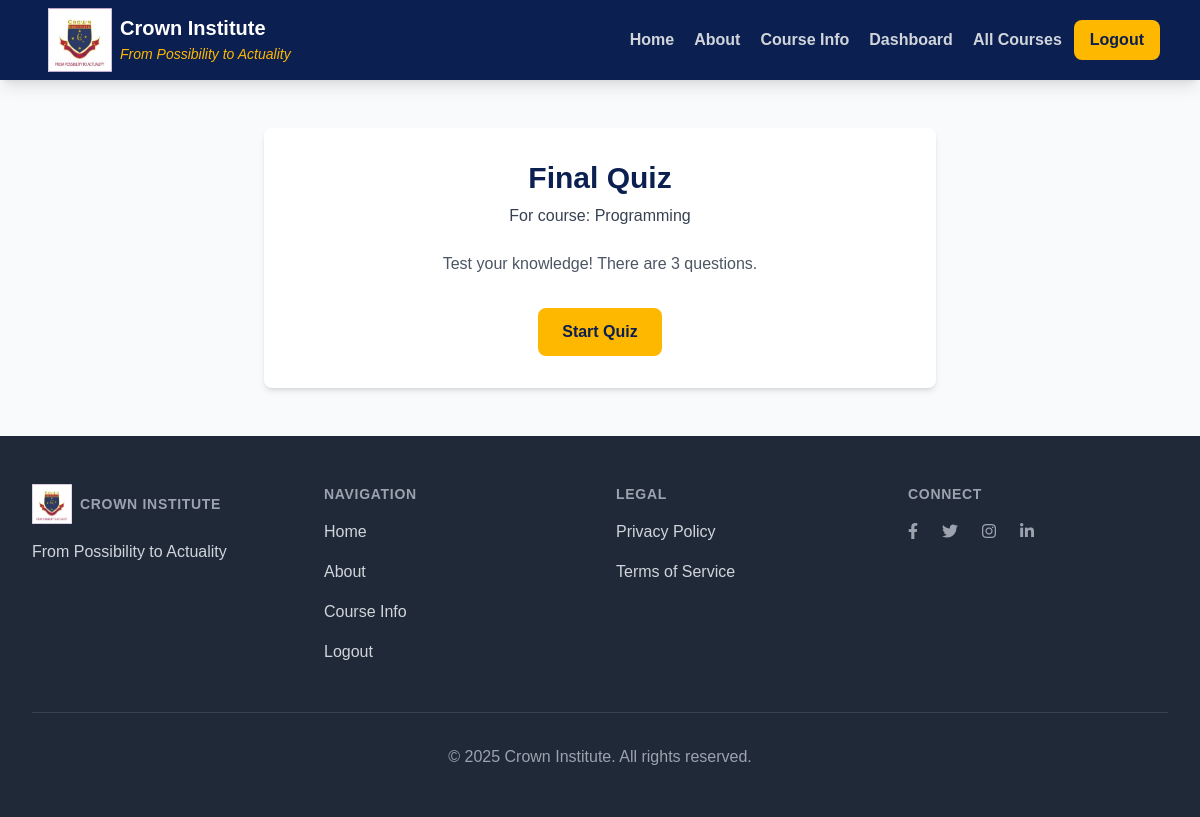
Screenshot of /quiz.php?course_id=7 (signed in) with the database file from the repository.
### tables this page shows
CREATE TABLE `Quizzes` (
  `quiz_id` int(11) NOT NULL,
  `course_id` int(11) NOT NULL,
  `title` varchar(255) NOT NULL,
  `questions_json` text DEFAULT NULL,
  `created_at` timestamp NOT NULL DEFAULT current_timestamp()
);

CREATE TABLE `Courses` (
  `course_id` int(11) NOT NULL,
  `title` varchar(255) NOT NULL,
  `description` text DEFAULT NULL,
  `category` varchar(100) DEFAULT NULL,
  `image_url` varchar(255) DEFAULT NULL,
  `instructor_id` int(11) DEFAULT NULL,
  `units_titles_json` text DEFAULT NULL,
  `created_at` timestamp NOT NULL DEFAULT current_timestamp()
);

### quiz.php (the view, shortened to what this page needs)
<?php
include 'includes/header.php';
require_once __DIR__ . '/config/db_connect.php';
$quiz_status = $_GET['status'] ?? null;
$course_id = $_GET['course_id'] ?? null;
$quiz_data = null;
$course_title_display = "Course Quiz";
$questions_from_db = [];
if ($course_id) {
    try {
        $stmt = $pdo->prepare("SELECT q.quiz_id, q.title as quiz_title, q.questions_json, c.title as course_title
                               FROM Quizzes q
                               JOIN Courses c ON q.course_id = c.course_id
                               WHERE q.course_id = ?");
        $stmt->execute([$course_id]);
        $quiz_data = $stmt->fetch();
        if ($quiz_data) {
            $course_title_display = htmlspecialchars($quiz_data['course_title']);
            $questions_from_db = json_decode($quiz_data['questions_json'] ?? '[]', true);
        } else {
            if ($quiz_status !== 'completed' && $quiz_status !== 'error') {
                 $_SESSION['error_message'] = "No quiz found for this course.";
                 header("Location: " . $base_url . "unit-page.php?course_id=" . $course_id);
                 exit();
            }
        }
    } catch (PDOException $e) {
        $page_error = "Error fetching quiz data: " . $e->getMessage();
    }
} elseif ($quiz_status !== 'completed' && $quiz_status !== 'error') {
     $_SESSION['error_message'] = "Course ID missing for quiz.";
     header("Location: " . $base_url . "student-dashboard.php");
     exit();
}
?>
<div class="container mx-auto px-4 py-12">
    <div class="max-w-2xl mx-auto">
        <div id="welcomeScreen"
            class="bg-white rounded-lg shadow-md p-8 text-center <?php echo ($quiz_data && $quiz_status !== 'completed' && $quiz_status !== 'error') ? '' : 'hidden'; ?>">
            <?php if ($quiz_data):  ?>
            <h1 class="text-3xl font-bold text-[#0B1F51] mb-2"><?php echo htmlspecialchars($quiz_data['quiz_title']); ?>
            </h1>
            <p class="text-md text-gray-700 mb-6">For course: <?php echo $course_title_display; ?></p>
            <p class="text-gray-600 mb-8">Test your knowledge! There are <?php echo count($questions_from_db); ?>
                questions.</p>
            <button onclick="startQuiz()"
                class="bg-[#FFB800] text-[#0B1F51] font-semibold py-3 px-6 rounded-lg hover:bg-[#e5a600] transition duration-300">
                Start Quiz
            </button>
            <?php endif; ?>
        </div>
    </div>
</div>
<?php include 'includes/footer.php'; ?>

### css/style.css (style rules this page uses)
:root { --primary-color: #0B1F51; --secondary-color: #FFB800; --text-color: #333; --light-bg: #f5f5f5; --white: #ffffff; --success: #28a745; --warning: #ffc107; --danger: #dc3545; --gray: #6c757d; }
* { margin: 0; padding: 0; box-sizing: border-box; font-family: 'Arial', sans-serif; }
body { background-color: var(--light-bg); color: var(--text-color); }

### rows the page displays
quizzes: title "Final Quiz", course.title "Programming", questions_json "3"
